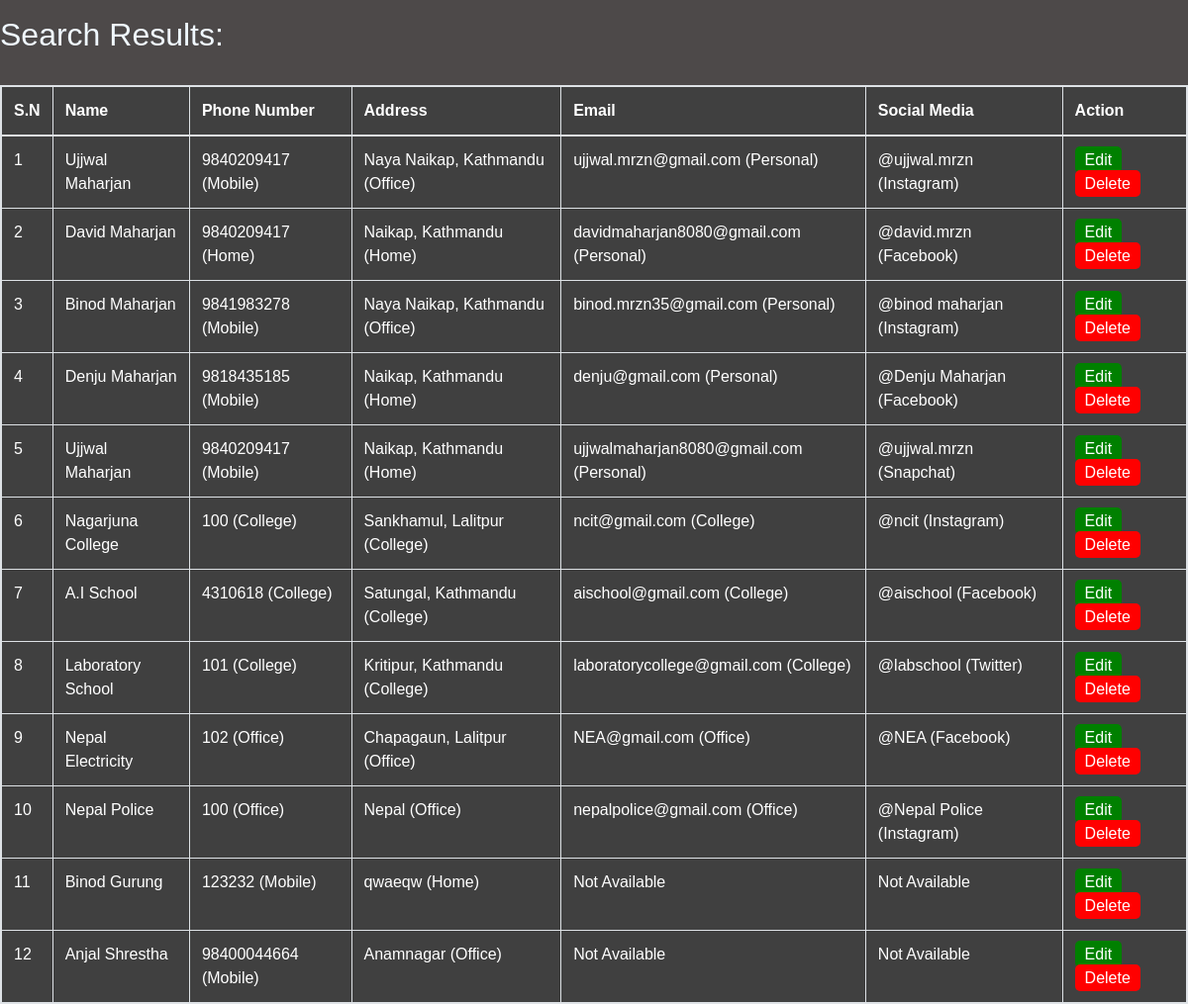
Screenshot of /all/ (signed in) with the database file from the repository.
### accounts/models.py (models this page shows, shortened)
class Person(models.Model):
    id = models.AutoField(primary_key=True)
    first_name = models.CharField(max_length=20 , null=True)
    last_name = models.CharField(max_length=15 , null=True)
    phone = models.ForeignKey(Phone, null=True , on_delete= models.SET_NULL)
    address = models.ForeignKey(Address, null=True , on_delete= models.SET_NULL)
    email = models.ForeignKey(Email, null=True , on_delete= models.SET_NULL)
    media = models.ForeignKey(SocialMedia, null=True , on_delete= models.SET_NULL)

class Phone(models.Model):
    TYPE = (
        ('Home' , 'Home'),
        ('Mobile' , 'Mobile'),
        ('Office' , 'Office'),
        ('College' , 'College'),
    )
    Number = models.IntegerField( null=True )
    Number_type = models.CharField(max_length=200 , null=True , choices=TYPE )

class Address(models.Model):
    TYPE = (
        ('Home' , 'Home'),
        ('Office' , 'Office'),
        ('College' , 'College')
    )
    Address = models.CharField(max_length=200 , null=True)
    Address_type= models.CharField(max_length=200 , null=True , choices=TYPE )
    def __str__(self):
        return str(self.Address)

class Email(models.Model):
    TYPE = (
        ('Home' , 'Home'),
        ('Personal' , 'Personal'),
        ('Office' , 'Office'),
        ('College' , 'College')
    )
    email = models.CharField(max_length=200 , null=True)
    email_type = models.CharField(max_length=200 , null=True , choices=TYPE )

class SocialMedia(models.Model):
    APP = (
        ('Facebook' , 'Facebook'),
        ('Instagram' , 'Instagram'),
        ('Twitter' , 'Twitter'),
        ('Linkdin' , 'Linkdlin'),
        ('Snapchat' , 'Snapchat'),
        ('WeChat' , 'WeChat'),
        ('Discord' , 'Discord'),
    )
    User_Name = models.CharField(max_length=200 , null=True)
    Linked_App = models.CharField(max_length=200 , null=True , choices=APP )

### accounts/views.py (the view)
# urls.py: path('all/', views.all),
@login_required(login_url='login')
def all(request):
    per = Person.objects.all()
    return render(request, 'accounts/all.html' , {'per' : per})

### accounts/templates/accounts/all.html (shortened to what this page needs)
{% extends 'accounts/search.html' %}
{% block content %}
<div class="cointainer my-3">
    <h2>Search Results:</h2>
<br>
        <div class="table table-bordered">
            <table>
                    <thead-light>
                    <tr>
                        <th scope="col">S.N</th>
                        <th scope="col">Name</th>
                        <th scope="col">Phone Number</th>
                        <th scope="col">Address</th>
                        <th scope="col">Email</th>
                        <th scope="col">Social Media</th>
                        <th scope="col">Action</th>
                    </tr>
                <tbody>
                    {% for person in per %}
                    <tr>
                        <td>
                            {{ forloop.counter }}
                        </td>
                        <td>
                            {% if person.first_name and person.last_name %}
                                {{ person.first_name }} {{ person.last_name }}
                            {% else %}
                               Not Available
                            {% endif %}
                        </td>
                        <td>
                            {% if person.phone.Number and person.phone.Number_type %}
                                {{ person.phone.Number }} ({{ person.phone.Number_type }})
                            {% else %}
                               Not Available
                            {% endif %}
                        </td>
                        <td>
                            {% if person.address and person.address.Address_type %}
                                {{ person.address }} ({{ person.address.Address_type}})
                            {% else %}
                               Not Available
                            {% endif %}
                        </td>
                        <td>
                            {% if person.email.email and person.email.email_type %}
                                {{ person.email.email }} ({{ person.email.email_type }})
                            {% else %}
                               Not Available
                            {% endif %}
                        </td>
                        <td>
                            {% if person.media.User_Name and person.media.Linked_App %}
                                @{{ person.media.User_Name }} ({{ person.media.Linked_App}})
                            {% else %}
                               Not Available
                            {% endif %}
                        </td>
                        <td><a href="{%url 'edit' person.id %}" style="background-color: green; color:
                        white; text-decoration: none; padding: 5px 10px; border-radius: 5px;">Edit</a>
                        <a href="{%url 'delete' person.id%}" style="background-color: red;
                        color: white; text-decoration: none; padding: 5px 10px; border-radius: 5px;">Delete</a></td>
                    </tr>
                    {% empty %}
                    <tr>
                        <td colspan="7" >No records found.</td>
                    </tr>
                    {% endfor %}
                </tbody>
            </table>
        </div>
    </div>
{% endblock %}

### accounts/templates/accounts/search.html (style rules this page uses)
* { margin: 0; padding: 0; font-family: sans-serif; box-sizing: border-box; }
body { display: flex; justify-content: center; align-items: middle; height: 100vh; background: rgb(77, 73, 73); }
h2 { color: aliceblue; }
table { color: #ffffff; background-color: #404040; }

### rows the page displays
Person: first_name "Ujjwal", last_name "Maharjan", phone.Number "9840209417", phone.Number_type "Mobile", address "Naya Naikap, Kathmandu", address.Address_type "Office", email.email "ujjwal.mrzn@gmail.com", email.email_type "Personal", media.User_Name "ujjwal.mrzn", media.Linked_App "Instagram"
Person: first_name "David", last_name "Maharjan", phone.Number "9840209417", phone.Number_type "Home", address "Naikap, Kathmandu", address.Address_type "Home", email.email "davidmaharjan8080@gmail.com", email.email_type "Personal", media.User_Name "david.mrzn", media.Linked_App "Facebook"
Person: first_name "Binod", last_name "Maharjan", phone.Number "9841983278", phone.Number_type "Mobile", address "Naya Naikap, Kathmandu", address.Address_type "Office", email.email "binod.mrzn35@gmail.com", email.email_type "Personal", media.User_Name "binod maharjan", media.Linked_App "Instagram"
Person: first_name "Denju", last_name "Maharjan", phone.Number "9818435185", phone.Number_type "Mobile", address "Naikap, Kathmandu", address.Address_type "Home", email.email "denju@gmail.com", email.email_type "Personal", media.User_Name "Denju Maharjan", media.Linked_App "Facebook"
Person: first_name "Ujjwal", last_name "Maharjan", phone.Number "9840209417", phone.Number_type "Mobile", address "Naikap, Kathmandu", address.Address_type "Home", email.email "ujjwalmaharjan8080@gmail.com", email.email_type "Personal", media.User_Name "ujjwal.mrzn", media.Linked_App "Snapchat"
Person: first_name "Nagarjuna", last_name "College", phone.Number "100", phone.Number_type "College", address "Sankhamul, Lalitpur", address.Address_type "College", email.email "ncit@gmail.com", email.email_type "College", media.User_Name "ncit", media.Linked_App "Instagram"
Person: first_name "A.I", last_name "School", phone.Number "4310618", phone.Number_type "College", address "Satungal, Kathmandu", address.Address_type "College", email.email "aischool@gmail.com", email.email_type "College", media.User_Name "aischool", media.Linked_App "Facebook"
Person: first_name "Laboratory", last_name "School", phone.Number "101", phone.Number_type "College", address "Kritipur, Kathmandu", address.Address_type "College", email.email "laboratorycollege@gmail.com", email.email_type "College", media.User_Name "labschool", media.Linked_App "Twitter"
Person: first_name "Nepal", last_name "Electricity", phone.Number "102", phone.Number_type "Office", address "Chapagaun, Lalitpur", address.Address_type "Office", email.email "NEA@gmail.com", email.email_type "Office", media.User_Name "NEA", media.Linked_App "Facebook"
Person: first_name "Nepal", last_name "Police", phone.Number "100", phone.Number_type "Office", address "Nepal", address.Address_type "Office", email.email "nepalpolice@gmail.com", email.email_type "Office", media.User_Name "Nepal Police", media.Linked_App "Instagram"
Person: first_name "Binod", last_name "Gurung", phone.Number "123232", phone.Number_type "Mobile", address "qwaeqw", address.Address_type "Home", shows "Not Available"
Person: first_name "Anjal", last_name "Shrestha", phone.Number "98400044664", phone.Number_type "Mobile", address "Anamnagar", address.Address_type "Office", shows "Not Available"
